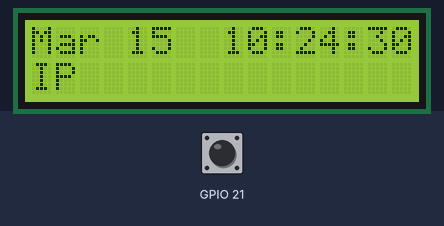
Recording of a program running on a simulated Raspberry Pi (BCM pin numbers). On the bench: 16×2 character LCD. The inputs (shaded band) are chosen by the test bench; at power-on: GPIO 21 HIGH. The clock reads 2024-03-15 10:24:30 at power-on unless the program sets it; the camera gives no picture and a still takes 0.5 s; what the program prints to the terminal is not drawn.

Above: at 1.2 s.
1.3 s: GPIO 21 pulled LOW for 2.35 s
At 2.6 s:
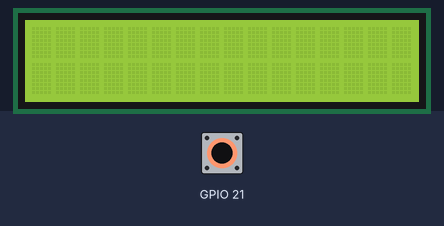
At 3.66 s:
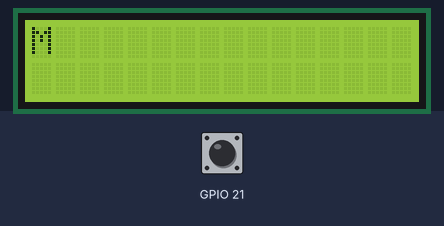
Timing chart, 0 to 5.2 s (numbered marks = the images above; inputs shaded):
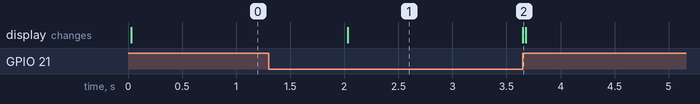

The program:

SafteyWatch.py
```python
import smtplib # import SMTP protocol
import RPi.GPIO as GPIO # Enable Gpio port
from subprocess import Popen, PIPE
from time import sleep
from datetime import datetime
import board
import digitalio
import adafruit_character_lcd.character_lcd as characterlcd
from time import sleep
import time
import picamera #Import Camera
import Adafruit_ADS1x15
GPIO.setmode(GPIO.BCM)
GPIO.setup(21, GPIO.IN, pull_up_down=GPIO.PUD_UP)
GAIN = 1
pin = 4
# Modify this if you have a different sized character LCD
lcd_columns = 16
lcd_rows = 2

# compatible with all versions of RPI as of Jan. 2019
# v1 - v3B+
lcd_rs = digitalio.DigitalInOut(board.D22)
lcd_en = digitalio.DigitalInOut(board.D17)
lcd_d4 = digitalio.DigitalInOut(board.D25)
lcd_d5 = digitalio.DigitalInOut(board.D24)
lcd_d6 = digitalio.DigitalInOut(board.D23)
lcd_d7 = digitalio.DigitalInOut(board.D18)


# Initialise the lcd class
lcd = characterlcd.Character_LCD_Mono(lcd_rs, lcd_en, lcd_d4, lcd_d5, lcd_d6,
                                      lcd_d7, lcd_columns, lcd_rows)

# looking for an active Ethernet or WiFi device
def find_interface(): # find the Ip address
    find_device = "ip addr show"
    interface_parse = run_cmd(find_device)
    for line in interface_parse.splitlines():
        if "state UP" in line:
            dev_name = line.split(':')[1]
    return dev_name
def readData(): #Take video and sent Email
	try: # handle Exception
		if(True): # button pressed
			fromaddr = 'From mailId@gmail.com'
			toaddrs = 'To mail id@gmail.com'
			msg = "Hi,\n Your friend is critical stage \n\n Name:Dhavood \n Status:Critical\n HeartBeat:"+str(pulseFinal)+"\n Temperature:"+str(temp)+"\n\n With thanks and regards\n Smart Watch Team"
			username = 'jibin8087@gmail.com'
			password = '**********'
			server = smtplib.SMTP('smtp.gmail.com:587')
			server.starttls()
			server.login(username,password)
			server.sendmail(fromaddr, toaddrs, msg)
			server.quit()
			print("Completed")
		sleep(0.2)
	except Exception as e:
		lcd.clear()
		lcd.message("Enable Network")
		print(e)
# find an active IP on the first LIVE network device
def parse_ip():
    find_ip = "ip addr show %s" % interface
    find_ip = "ip addr show %s" % interface
    ip_parse = run_cmd(find_ip)
    for line in ip_parse.splitlines():
        if "inet " in line:
            ip = line.split(' ')[5]
            ip = ip.split('/')[0]
    return ip

# run unix shell command, return as ASCII
def run_cmd(cmd):
    p = Popen(cmd, shell=True, stdout=PIPE)
    output = p.communicate()[0]
    return output.decode('ascii')

# wipe LCD screen before we start
lcd.clear()


def TakeVideo(): #Start video Recording
    camera = picamera.PiCamera()
    camera.capture("/home/pi/Desktop/new/test2.jpg")
    camera.start_recording("./home/pi/Desktop/new")
    sleep(10)
    camera.stop_recording()

def start():
    if GPIO.input(21)==0:
        print("Button Pressed") #Person pressed emergency button
        readData()
    # date and time
    lcd_line_1 = datetime.now().strftime('%b %d  %H:%M:%S\n') #Show the date and time

    # current ip address
    lcd_line_2 = "IP "

    # combine both lines into one update to the display
    lcd.message = lcd_line_1 + lcd_line_2

    sleep(2)

while True: # Execution start
	try:
		start()
	except Exception as e:
		print(e)
```

Measured:
- after the input at 1.3 s, the display: changes after 0.73 s (image 1)
